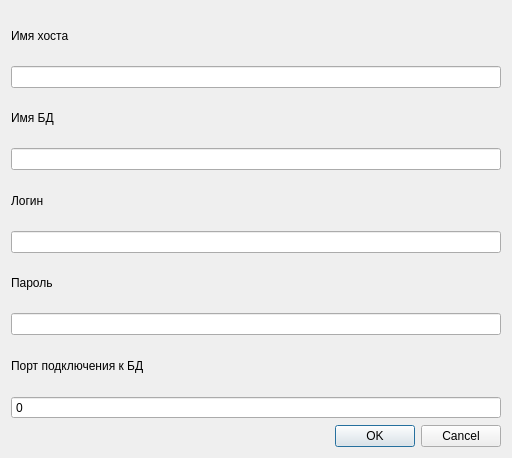
<?xml version="1.0" encoding="UTF-8"?>
<ui version="4.0">
 <class>Dialog</class>
 <widget class="QDialog" name="Dialog">
  <property name="geometry">
   <rect>
    <x>0</x>
    <y>0</y>
    <width>512</width>
    <height>458</height>
   </rect>
  </property>
  <property name="windowTitle">
   <string>Dialog</string>
  </property>
  <layout class="QVBoxLayout" name="verticalLayout">
   <item>
    <widget class="QLabel" name="lb_host">
     <property name="text">
      <string>Имя хоста</string>
     </property>
    </widget>
   </item>
   <item>
    <widget class="QLineEdit" name="lineEdit_4"/>
   </item>
   <item>
    <widget class="QLabel" name="lb_bd">
     <property name="text">
      <string>Имя БД</string>
     </property>
    </widget>
   </item>
   <item>
    <widget class="QLineEdit" name="lineEdit"/>
   </item>
   <item>
    <widget class="QLabel" name="lb_log">
     <property name="text">
      <string>Логин</string>
     </property>
    </widget>
   </item>
   <item>
    <widget class="QLineEdit" name="lineEdit_2"/>
   </item>
   <item>
    <widget class="QLabel" name="lb_psw">
     <property name="text">
      <string>Пароль</string>
     </property>
    </widget>
   </item>
   <item>
    <widget class="QLineEdit" name="lineEdit_3"/>
   </item>
   <item>
    <widget class="QLabel" name="lb_port">
     <property name="text">
      <string>Порт подключения к БД</string>
     </property>
    </widget>
   </item>
   <item>
    <widget class="QSpinBox" name="spinBox">
     <property name="buttonSymbols">
      <enum>QAbstractSpinBox::NoButtons</enum>
     </property>
     <property name="keyboardTracking">
      <bool>true</bool>
     </property>
    </widget>
   </item>
   <item>
    <widget class="QDialogButtonBox" name="buttonBox">
     <property name="orientation">
      <enum>Qt::Horizontal</enum>
     </property>
     <property name="standardButtons">
      <set>QDialogButtonBox::Cancel|QDialogButtonBox::Ok</set>
     </property>
    </widget>
   </item>
  </layout>
 </widget>
 <resources/>
 <connections>
  <connection>
   <sender>buttonBox</sender>
   <signal>accepted()</signal>
   <receiver>Dialog</receiver>
   <slot>accept()</slot>
   <hints>
    <hint type="sourcelabel">
     <x>227</x>
     <y>435</y>
    </hint>
    <hint type="destinationlabel">
     <x>157</x>
     <y>274</y>
    </hint>
   </hints>
  </connection>
  <connection>
   <sender>buttonBox</sender>
   <signal>rejected()</signal>
   <receiver>Dialog</receiver>
   <slot>reject()</slot>
   <hints>
    <hint type="sourcelabel">
     <x>295</x>
     <y>441</y>
    </hint>
    <hint type="destinationlabel">
     <x>286</x>
     <y>274</y>
    </hint>
   </hints>
  </connection>
 </connections>
</ui>
